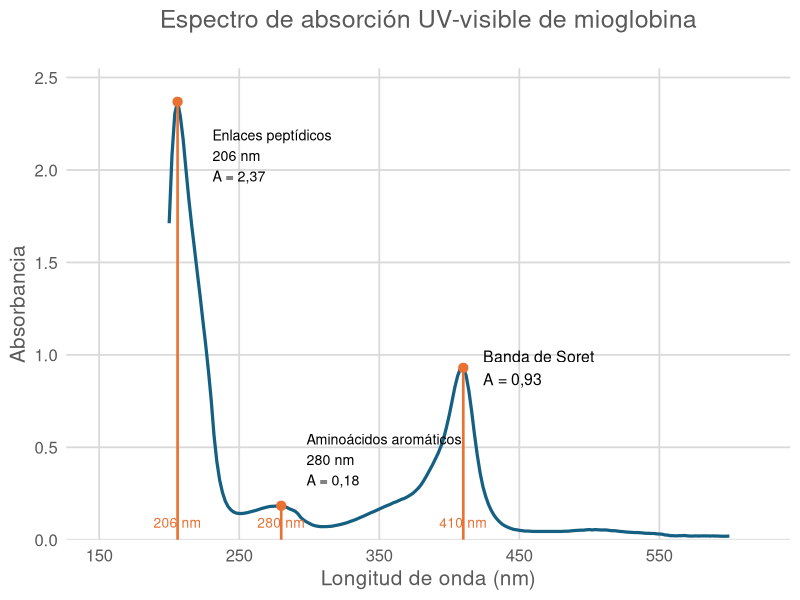
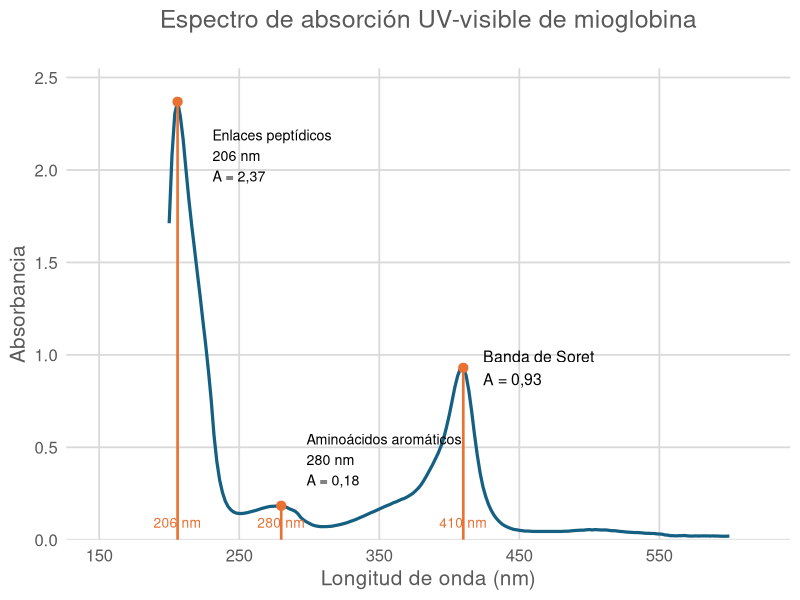

These figures' R source, in order: (Note: this script raises an error after producing the figures.)
## ---- chunk 1
fig_id <- 0
tbl_id <- 0
## ---- chunk 2
library(ggplot2)
library(readr)
library(dplyr)

# Load experimental data
df <- read_csv2(
  file.path("1_Espectrofotometria/mioglobina.csv"),
  show_col_types = FALSE
)

names(df) <- c("wavelength", "absorbance")

# Ensure numeric values
df$wavelength <- as.numeric(df$wavelength)
df$absorbance <- as.numeric(df$absorbance)

# Find maximum absorbance in a wavelength interval
find_peak <- function(data, xmin, xmax) {
  region <- data %>%
    filter(
      wavelength >= xmin,
      wavelength <= xmax,
      !is.na(absorbance)
    )

  if (nrow(region) == 0) {
    stop(paste("No data between", xmin, "and", xmax, "nm"))
  }

  region %>%
    slice_max(absorbance, n = 1, with_ties = FALSE)
}

# Detect peaks
peptide_peak  <- find_peak(df, 190, 230)
aromatic_peak <- find_peak(df, 260, 300)
soret_peak    <- find_peak(df, 380, 430)

# Combine peak data
peaks <- bind_rows(
  mutate(peptide_peak, type = "Peptide"),
  mutate(aromatic_peak, type = "Aromatic"),
  mutate(soret_peak, type = "Soret")
)

print(peaks)

# Labels with decimal commas
format_abs <- function(x) {
  format(round(x, 2), nsmall = 2, decimal.mark = ",")
}

# Plot
p_mio_espectro <- ggplot(df, aes(x = wavelength, y = absorbance)) +

  # Experimental spectrum
  geom_line(
    color = "#156082",
    linewidth = 1.1
  ) +

  # Vertical reference lines (no point on X-axis)
  geom_segment(
    data = peaks,
    aes(
      x = wavelength,
      xend = wavelength,
      y = 0,
      yend = absorbance
    ),
    inherit.aes = FALSE,
    color = "#E97132",
    linewidth = 0.9
  ) +

  # Mark only the absorption maxima
  geom_point(
    data = peaks,
    aes(x = wavelength, y = absorbance),
    inherit.aes = FALSE,
    color = "#E97132",
    size = 2.8
  ) +

  # Peptide bond annotation
  annotate(
    "text",
    x = peptide_peak$wavelength + 25,
    y = peptide_peak$absorbance - 0.15,
    label = paste0(
      "Enlaces peptídicos\n",
      round(peptide_peak$wavelength), " nm\n",
      "A = ", format_abs(peptide_peak$absorbance)
    ),
    hjust = 0,
    vjust = 1,
    size = 3.6
  ) +

  # Aromatic amino acid annotation
  annotate(
    "text",
    x = aromatic_peak$wavelength + 18,
    y = aromatic_peak$absorbance + 0.25,
    label = paste0(
      "Aminoácidos aromáticos\n",
      round(aromatic_peak$wavelength), " nm\n",
      "A = ", format_abs(aromatic_peak$absorbance)
    ),
    hjust = 0,
    size = 3.6
  ) +

  # Soret peak absorbance
  annotate(
    "text",
    x = soret_peak$wavelength + 14,
    y = soret_peak$absorbance,
    label = paste0(
      "Banda de Soret\n",
      "A = ", format_abs(soret_peak$absorbance)
    ),
    hjust = 0,
    size = 4
  ) +

  # Wavelength labels at bottom, without orange points
  geom_text(
    data = peaks,
    aes(
      x = wavelength,
      y = 0,
      label = paste0(round(wavelength), " nm")
    ),
    inherit.aes = FALSE,
    vjust = -1.2,
    size = 3.5,
    color = "#E97132"
  ) +

  # Axes
  scale_x_continuous(
    limits = c(150, 620),
    breaks = seq(150, 600, 100),
    minor_breaks = seq(150, 620, 20)
  ) +

  scale_y_continuous(
    limits = c(0, 2.5),
    breaks = seq(0, 2.5, 0.5),
    expand = expansion(mult = c(0, 0.02))
  ) +

  labs(
    title = "Espectro de absorción UV-visible de mioglobina",
    x = "Longitud de onda (nm)",
    y = "Absorbancia"
  ) +

  theme_minimal(base_size = 14) +

  theme(
    plot.title = element_text(
      size = 18,
      hjust = 0.5,
      color = "#595959",
      margin = margin(b = 25)
    ),
    axis.title = element_text(
      size = 15,
      color = "#595959"
    ),
    axis.text = element_text(
      size = 12,
      color = "#595959"
    ),
    panel.grid.major = element_line(
      color = "#D9D9D9",
      linewidth = 0.6
    ),
    panel.grid.minor = element_blank(),
    panel.border = element_blank()
  )

print(p_mio_espectro)

ggsave(
  "1_Espectrofotometria/mioglobina_espectro.png",
  plot = p_mio_espectro,
  width = 10,
  height = 6,
  dpi = 300,
  bg = "white"
)
## ---- chunk 3
fig_id <- fig_id + 1
## ---- chunk 4
knitr::include_graphics("1_Espectrofotometria/mioglobina_espectro.png")
## ---- chunk 5
library(ggplot2)
library(readr)
library(dplyr)

# 1 = Tubo
# 5 = Concentración
# 6 = Absorbancia medida

df <- read_csv2(
  file.path("1_Espectrofotometria/mioglobina_data_experimental.csv"),
  show_col_types = FALSE
)

data_mio <- df %>%
  transmute(
    tubo = as.integer(.data[[names(df)[1]]]),
    concentracion = as.numeric(.data[[names(df)[5]]]),
    absorbancia = as.numeric(.data[[names(df)[6]]])
  ) %>%
  filter(tubo >= 1, tubo <= 7) %>%
  arrange(tubo)

modelo <- lm(
  absorbancia ~ concentracion,
  data = data_mio
)

pendiente <- unname(coef(modelo)[2])
intercepto <- unname(coef(modelo)[1])
r2 <- summary(modelo)$r.squared

fmt <- function(x, n = 3) {
  formatC(
    x,
    format = "f",
    digits = n,
    decimal.mark = ","
  )
}

signo <- ifelse(intercepto >= 0, " + ", " - ")

ecuacion <- paste0(
  "A = ", fmt(pendiente, 3), " . C",
  signo, fmt(abs(intercepto), 4),
  "\nR² = ", fmt(r2, 4)
)

print(summary(modelo))
cat(ecuacion, "\n")

data_mio

p_mio <- ggplot(
  data_mio,
  aes(x = concentracion, y = absorbancia)
) +

  geom_line(
    aes(color = "Datos experimentales"),
    linewidth = 0.9
  ) +

  geom_point(
    aes(color = "Datos experimentales"),
    size = 3
  ) +

  geom_smooth(
    aes(color = "Regresión lineal"),
    method = "lm",
    formula = y ~ x,
    se = FALSE,
    linewidth = 1,
    linetype = "dashed"
  ) +

  scale_color_manual(
    name = NULL,
    values = c(
      "Datos experimentales" = "#E97132",
      "Regresión lineal" = "#156082"
    ),
    breaks = c(
      "Datos experimentales",
      "Regresión lineal"
    ),
    guide = guide_legend(
      override.aes = list(
        linetype = c("solid", "dashed"),
        shape = c(16, NA)
      )
    )
  ) +

  geom_text(
    aes(label = tubo),
    nudge_y = 0.05,
    size = 4.5,
    color = "#E97132"
  ) +

  annotate(
    "text",
    x = 0.003,
    y = 1.05,
    label = ecuacion,
    hjust = 0,
    vjust = 1,
    size = 4.5,
    color = "#333333"
  ) +

  scale_x_continuous(
    breaks = seq(0, 0.12, 0.01),
    labels = function(x) fmt(x, 3),
    expand = expansion(mult = c(0, 0.03))
  ) +

  scale_y_continuous(
    breaks = seq(0, 1.2, 0.2),
    labels = function(y) fmt(y, 1),
    expand = expansion(mult = c(0, 0))
  ) +

  coord_cartesian(
    xlim = c(-0.005, 0.12),
    ylim = c(-0.08, 1.24),
    clip = "off"
  ) +

  labs(
    title = "Recta patrón de mioglobina",
    subtitle = "Absorbancia en función de la concentración",
    x = "Concentración (mg/ml)",
    y = "Absorbancia",
  ) +

  # Estilo
  theme_minimal(base_size = 14) +

  theme(
    plot.title = element_text(
      size = 18,
      hjust = 0.5,
      color = "#595959"
    ),
    plot.subtitle = element_text(
      hjust = 0.5,
      color = "#777777"
    ),
    axis.title = element_text(
      size = 14,
      color = "#595959"
    ),
    axis.text = element_text(
      size = 12,
      color = "#595959"
    ),
    panel.grid.major = element_line(
      color = "#D9D9D9",
      linewidth = 0.5
    ),
    panel.grid.minor = element_blank(),
    plot.caption = element_text(
      size = 10,
      hjust = 0.5
    ),
    legend.position = "bottom",
    legend.title = element_blank(),
    legend.text = element_text(size = 11),
    legend.key.width = grid::unit(1.2, "cm")
  )

p_mio

ggsave(
  "1_Espectrofotometria/recta_patron_mioglobina.png",
  plot = p_mio,
  width = 10,
  height = 6,
  dpi = 300,
  bg = "white"
)
## ---- chunk 6
tbl_id <- tbl_id + 1
knitr::kable(
  df,
  caption = paste0('Tabla ', tbl_id, ': Datos medidos experimentalmente.'),
  digits = 3,
  align = "c",
  row.names = FALSE
)
## ---- chunk 7
fig_id <- fig_id + 1
## ---- chunk 8
knitr::include_graphics("1_Espectrofotometria/recta_patron_mioglobina.png")
## ---- chunk 9
epsilon <- 150300   # L mol-1 cm-1
teorico <- 157000   # L mol-1 cm-1
PM <- 17000         # g/mol
l <- 1              # cm

data_mio_todo <- df %>%
  transmute(
    tubo = as.integer(.data[[names(df)[1]]]),
    concentracion = as.numeric(.data[[names(df)[5]]]),
    absorbancia = as.numeric(.data[[names(df)[6]]])
  ) %>%
  filter(tubo >= 1, tubo <= 10) %>%
  arrange(tubo)

# Calcular absorbancias esperadas
tabla_abs <- data_mio_todo %>%
  mutate(
    concentracion_molar = concentracion / PM,
    absorbancia_esperada = epsilon * concentracion_molar * l,
    absorbancia_esperada_teorica = teorico * concentracion_molar * l,
    diferencia = as.integer(((absorbancia - absorbancia_esperada)/absorbancia_esperada)*10000)/100
  ) %>%
  select(
    tubo,
    concentracion,
    absorbancia,
    absorbancia_esperada,
    absorbancia_esperada_teorica,
    diferencia
  )

tbl_id <- tbl_id + 1
knitr::kable(
  tabla_abs,
  col.names = c(
    "Tubo",
    "Concentración (mg/mL)",
    "Absorbancia medida",
    "Absorbancia esperada lineal",
    "Absorbancia esperada teorica (usando epsilon = 157000)",
    "Diferencia en % (medida - esperada lineal)"
  ),
  digits = 4,
  align = "c",
  row.names = FALSE,
  caption = paste0('Tabla ', tbl_id, ': Comparación entre las absorbancias experimentales y las calculadas mediante la ley de Lambert-Beer.'),
)
## ---- chunk 10
library(ggplot2)
library(readr)
library(dplyr)

adn <- read_csv2(
  file.path("1_Espectrofotometria/adn.csv"),
  show_col_types = FALSE
)

names(adn) <- c("wavelength", "absorbance")

adn$wavelength <- as.numeric(adn$wavelength)
adn$absorbance <- as.numeric(adn$absorbance)

region <- adn %>%
  filter(
    wavelength >= 240,
    wavelength <= 280,
    !is.na(absorbance)
  )

stopifnot(nrow(region) > 0)

peak <- region %>%
  slice_max(absorbance, n = 1, with_ties = FALSE)

print(peak)

p_adn <- ggplot(
  adn,
  aes(x = wavelength, y = absorbance)
) +

  geom_line(
    color = "#156082",
    linewidth = 1.1
  ) +

  geom_segment(
    data = peak,
    aes(
      x = wavelength,
      xend = wavelength,
      y = 0,
      yend = absorbance
    ),
    inherit.aes = FALSE,
    color = "#E97132",
    linewidth = 1
  ) +

  # Point only at the maximum
  geom_point(
    data = peak,
    aes(x = wavelength, y = absorbance),
    inherit.aes = FALSE,
    color = "#E97132",
    size = 3
  ) +

  # Absorbance annotation
  annotate(
    "text",
    x = peak$wavelength + 15,
    y = peak$absorbance,
    label = paste0(
      "Bases nitrogenadas\n",
      "A = ",
      format(
        round(peak$absorbance, 2),
        decimal.mark = ",",
        nsmall = 2
      )
    ),
    hjust = 0,
    size = 4
  ) +

  # Wavelength label near X-axis
  annotate(
    "text",
    x = peak$wavelength,
    y = 0,
    label = paste0(
      round(peak$wavelength),
      " nm"
    ),
    vjust = -1.3,
    color = "#E97132",
    size = 3.5
  ) +

  # Axes
  scale_x_continuous(
    breaks = seq(200, 700, 50),
    minor_breaks = seq(200, 700, 10)
  ) +

  scale_y_continuous(
    breaks = scales::breaks_pretty(n = 6),
    expand = expansion(mult = c(0, 0.05))
  ) +

  coord_cartesian(ylim = c(
    0,
    max(adn$absorbance, na.rm = TRUE) * 1.15
  )) +

  labs(
    title = "Espectro de absorción UV-visible del ADN",
    x = "Longitud de onda (nm)",
    y = "Absorbancia"
  ) +

  theme_minimal(base_size = 14) +

  theme(
    plot.title = element_text(
      size = 18,
      hjust = 0.5,
      color = "#595959",
      margin = margin(b = 25)
    ),
    axis.title = element_text(
      size = 15,
      color = "#595959"
    ),
    axis.text = element_text(
      size = 12,
      color = "#595959"
    ),
    panel.grid.major = element_line(
      color = "#D9D9D9",
      linewidth = 0.6
    ),
    panel.grid.minor = element_blank(),
    panel.border = element_blank()
  )

ggsave(
 file.path("1_Espectrofotometria/adn_espectro.png"),
 plot = p_adn,
 width = 8,
 height = 4,
 dpi = 300
)
## ---- chunk 11
fig_id <- fig_id + 1
## ---- chunk 12
knitr::include_graphics("1_Espectrofotometria/adn_espectro.png")
## ---- chunk 13
library(ggplot2)
library(readr)
library(dplyr)

# 1 = Tubo
# 5 = Concentración
# 6 = Absorbancia medida

df <- read_csv2(
  file.path("1_Espectrofotometria/adn_data_experimental.csv"),
  show_col_types = FALSE
)

data_mio <- df %>%
  transmute(
    tubo = as.integer(.data[[names(df)[1]]]),
    concentracion = as.numeric(.data[[names(df)[5]]]),
    absorbancia = as.numeric(.data[[names(df)[6]]])
  ) %>%
  filter(tubo >= 1, tubo <= 7) %>%
  arrange(tubo)

modelo <- lm(
  absorbancia ~ concentracion,
  data = data_mio
)

pendiente <- unname(coef(modelo)[2])
intercepto <- unname(coef(modelo)[1])
r2 <- summary(modelo)$r.squared

fmt <- function(x, n = 3) {
  formatC(
    x,
    format = "f",
    digits = n,
    decimal.mark = ","
  )
}

signo <- ifelse(intercepto >= 0, " + ", " - ")

ecuacion <- paste0(
  "A = ", fmt(pendiente, 3), " . C",
  signo, fmt(abs(intercepto), 4),
  "\nR² = ", fmt(r2, 4)
)

print(summary(modelo))
cat(ecuacion, "\n")

data_mio

p_mio <- ggplot(
  data_mio,
  aes(x = concentracion, y = absorbancia)
) +

  geom_line(
    aes(color = "Datos experimentales"),
    linewidth = 0.9
  ) +

  geom_point(
    aes(color = "Datos experimentales"),
    size = 3
  ) +

  geom_smooth(
    aes(color = "Regresión lineal"),
    method = "lm",
    formula = y ~ x,
    se = FALSE,
    linewidth = 1,
    linetype = "dashed"
  ) +

  scale_color_manual(
    name = NULL,
    values = c(
      "Datos experimentales" = "#E97132",
      "Regresión lineal" = "#156082"
    ),
    breaks = c(
      "Datos experimentales",
      "Regresión lineal"
    ),
    guide = guide_legend(
      override.aes = list(
        linetype = c("solid", "dashed"),
        shape = c(16, NA)
      )
    )
  ) +

  geom_text(
    aes(label = tubo),
    nudge_y = 0.025,
    size = 4.5,
    color = "#E97132"
  ) +

  annotate(
    "text",
    x = 0.001,
    y = 0.61,
    label = ecuacion,
    hjust = 0,
    vjust = 1,
    size = 4.5,
    color = "#333333"
  ) +

  scale_x_continuous(
    breaks = seq(0, 0.12, 0.0025),
    labels = function(x) fmt(x, 3),
    expand = expansion(mult = c(0, 0.03))
  ) +

  scale_y_continuous(
    breaks = seq(0, 0.6, 0.05),
    labels = function(y) fmt(y, 1),
    expand = expansion(mult = c(0, 0))
  ) +

    
  coord_cartesian(
    xlim = c(-0.0005, 0.03),
    ylim = c(-0.005, 0.65),
    clip = "off"
  ) +

  labs(
    title = "Recta patrón de ADN",
    subtitle = "Absorbancia en función de la concentración",
    x = "Concentración (mg/ml)",
    y = "Absorbancia",
  ) +

  # Estilo
  theme_minimal(base_size = 14) +

  theme(
    plot.title = element_text(
      size = 18,
      hjust = 0.5,
      color = "#595959"
    ),
    plot.subtitle = element_text(
      hjust = 0.5,
      color = "#777777"
    ),
    axis.title = element_text(
      size = 14,
      color = "#595959"
    ),
    axis.text = element_text(
      size = 12,
      color = "#595959"
    ),
    panel.grid.major = element_line(
      color = "#D9D9D9",
      linewidth = 0.5
    ),
    panel.grid.minor = element_blank(),
    plot.caption = element_text(
      size = 10,
      hjust = 0.5
    ),
    legend.position = "bottom",
    legend.title = element_blank(),
    legend.text = element_text(size = 11),
    legend.key.width = grid::unit(1.2, "cm")
  )

p_mio

ggsave(
  "1_Espectrofotometria/recta_patron_adn.png",
  plot = p_mio,
  width = 10,
  height = 6,
  dpi = 300,
  bg = "white"
)
## ---- chunk 14
tbl_id <- tbl_id + 1
knitr::kable(
  df,
  caption = paste0('Tabla ', tbl_id, ': Datos medidos experimentalmente.'),
  digits = 3,
  align = "c",
  row.names = FALSE
)
## ---- chunk 15
fig_id <- fig_id + 1
## ---- chunk 16
knitr::include_graphics("1_Espectrofotometria/recta_patron_adn.png")
## ---- chunk 17
epsilon <- 12876    # L mol-1 cm-1
PM <- 660           # g/mol
l <- 1              # cm

data_mio_todo <- df %>%
  transmute(
    tubo = as.integer(.data[[names(df)[1]]]),
    concentracion = as.numeric(.data[[names(df)[5]]]),
    absorbancia = as.numeric(.data[[names(df)[6]]])
  ) %>%
  filter(tubo >= 1, tubo <= 10) %>%
  arrange(tubo)

# Calcular absorbancias esperadas
tabla_abs <- data_mio_todo %>%
  mutate(
    concentracion_molar = concentracion / PM,
    absorbancia_esperada = epsilon * concentracion_molar * l,
    diferencia = as.integer(((absorbancia - absorbancia_esperada)/absorbancia_esperada)*10000)/100
  ) %>%
  select(
    tubo,
    concentracion,
    absorbancia,
    absorbancia_esperada,
    diferencia
  )

tbl_id <- tbl_id + 1
knitr::kable(
  tabla_abs,
  col.names = c(
    "Tubo",
    "Concentración (mg/mL)",
    "Absorbancia medida",
    "Absorbancia esperada lineal",
    "Diferencia en % (medida - esperada lineal)"
  ),
  digits = 4,
  align = "c",
  row.names = FALSE,
  caption = paste0('Tabla ', tbl_id, ': Comparación entre las absorbancias de ADN experimentales y las calculadas mediante la ley de Lambert-Beer.'),
)
